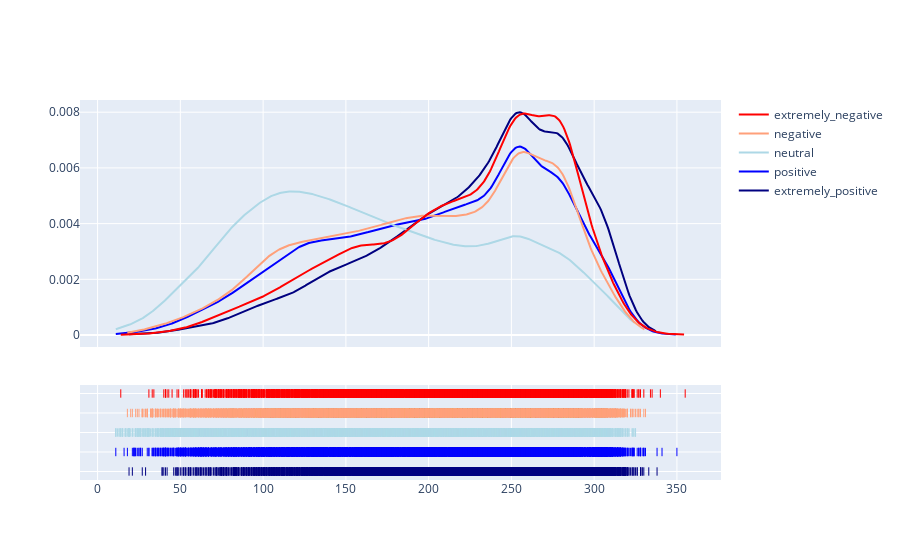

Notebook code cell kept with this figure:
### Code cell
fig = ff.create_distplot(hist_data, group_labels, show_hist=False, colors = colors)
fig.show()

### Figure 1 — Plotly figure (JSON) as saved in the notebook; plotly's stock layout.template omitted (floating-point values rounded to 4 significant figures; data arrays with more than 128 entries replaced by an {"elided": "..."} marker saying what was removed)
{"data": [{"legendgroup": "extremely_positive", "marker": {"color": "navy"}, "mode": "lines", "name": "extremely_positive", "showlegend": true, "type": "scatter", "x": {"elided": "500 float values"}, "xaxis": "x", "y": {"elided": "500 float values"}, "yaxis": "y"}, {"legendgroup": "positive", "marker": {"color": "blue"}, "mode": "lines", "name": "positive", "showlegend": true, "type": "scatter", "x": {"elided": "500 float values"}, "xaxis": "x", "y": {"elided": "500 float values"}, "yaxis": "y"}, {"legendgroup": "neutral", "marker": {"color": "lightblue"}, "mode": "lines", "name": "neutral", "showlegend": true, "type": "scatter", "x": {"elided": "500 float values"}, "xaxis": "x", "y": {"elided": "500 float values"}, "yaxis": "y"}, {"legendgroup": "negative", "marker": {"color": "lightsalmon"}, "mode": "lines", "name": "negative", "showlegend": true, "type": "scatter", "x": {"elided": "500 float values"}, "xaxis": "x", "y": {"elided": "500 float values"}, "yaxis": "y"}, {"legendgroup": "extremely_negative", "marker": {"color": "red"}, "mode": "lines", "name": "extremely_negative", "showlegend": true, "type": "scatter", "x": {"elided": "500 float values"}, "xaxis": "x", "y": {"elided": "500 float values"}, "yaxis": "y"}, {"legendgroup": "extremely_positive", "marker": {"color": "navy", "symbol": "line-ns-open"}, "mode": "markers", "name": "extremely_positive", "showlegend": false, "type": "scatter", "x": {"elided": "6624 int values"}, "xaxis": "x", "y": {"elided": "6624 str values"}, "yaxis": "y2"}, {"legendgroup": "positive", "marker": {"color": "blue", "symbol": "line-ns-open"}, "mode": "markers", "name": "positive", "showlegend": false, "type": "scatter", "x": {"elided": "11422 int values"}, "xaxis": "x", "y": {"elided": "11422 str values"}, "yaxis": "y2"}, {"legendgroup": "neutral", "marker": {"color": "lightblue", "symbol": "line-ns-open"}, "mode": "markers", "name": "neutral", "showlegend": false, "type": "scatter", "x": {"elided": "7713 int values"}, "xaxis": "x", "y": {"elided": "7713 str values"}, "yaxis": "y2"}, {"legendgroup": "negative", "marker": {"color": "lightsalmon", "symbol": "line-ns-open"}, "mode": "markers", "name": "negative", "showlegend": false, "type": "scatter", "x": {"elided": "9917 int values"}, "xaxis": "x", "y": {"elided": "9917 str values"}, "yaxis": "y2"}, {"legendgroup": "extremely_negative", "marker": {"color": "red", "symbol": "line-ns-open"}, "mode": "markers", "name": "extremely_negative", "showlegend": false, "type": "scatter", "x": {"elided": "5481 int values"}, "xaxis": "x", "y": {"elided": "5481 str values"}, "yaxis": "y2"}], "layout": {"barmode": "overlay", "hovermode": "closest", "legend": {"traceorder": "reversed"}, "xaxis": {"anchor": "y2", "domain": [0, 1], "zeroline": false}, "yaxis": {"anchor": "free", "domain": [0.35, 1], "position": 0}, "yaxis2": {"anchor": "x", "domain": [0, 0.25], "dtick": 1, "showticklabels": false}}}
